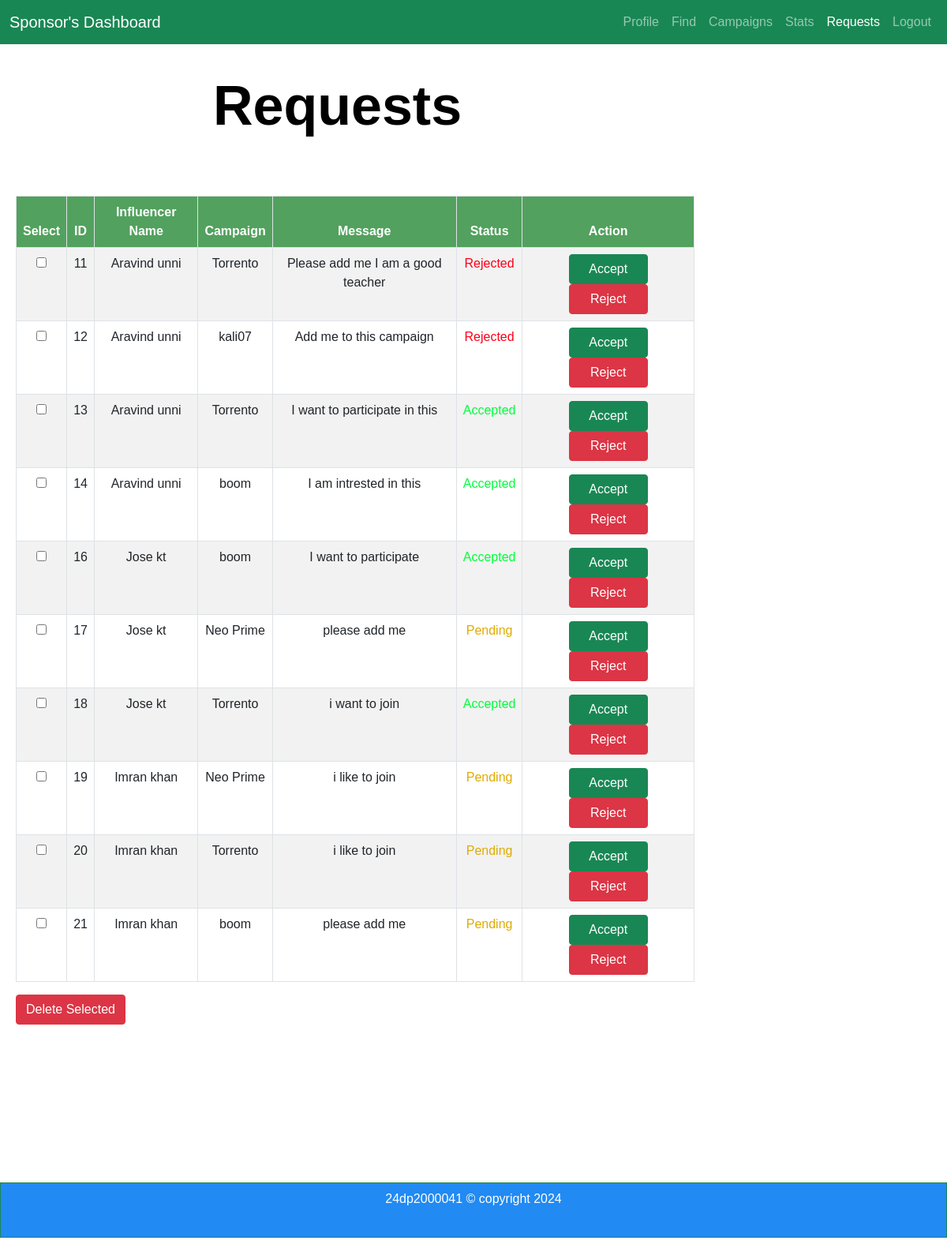
Page /request_s (signed in) on the earlier database version.
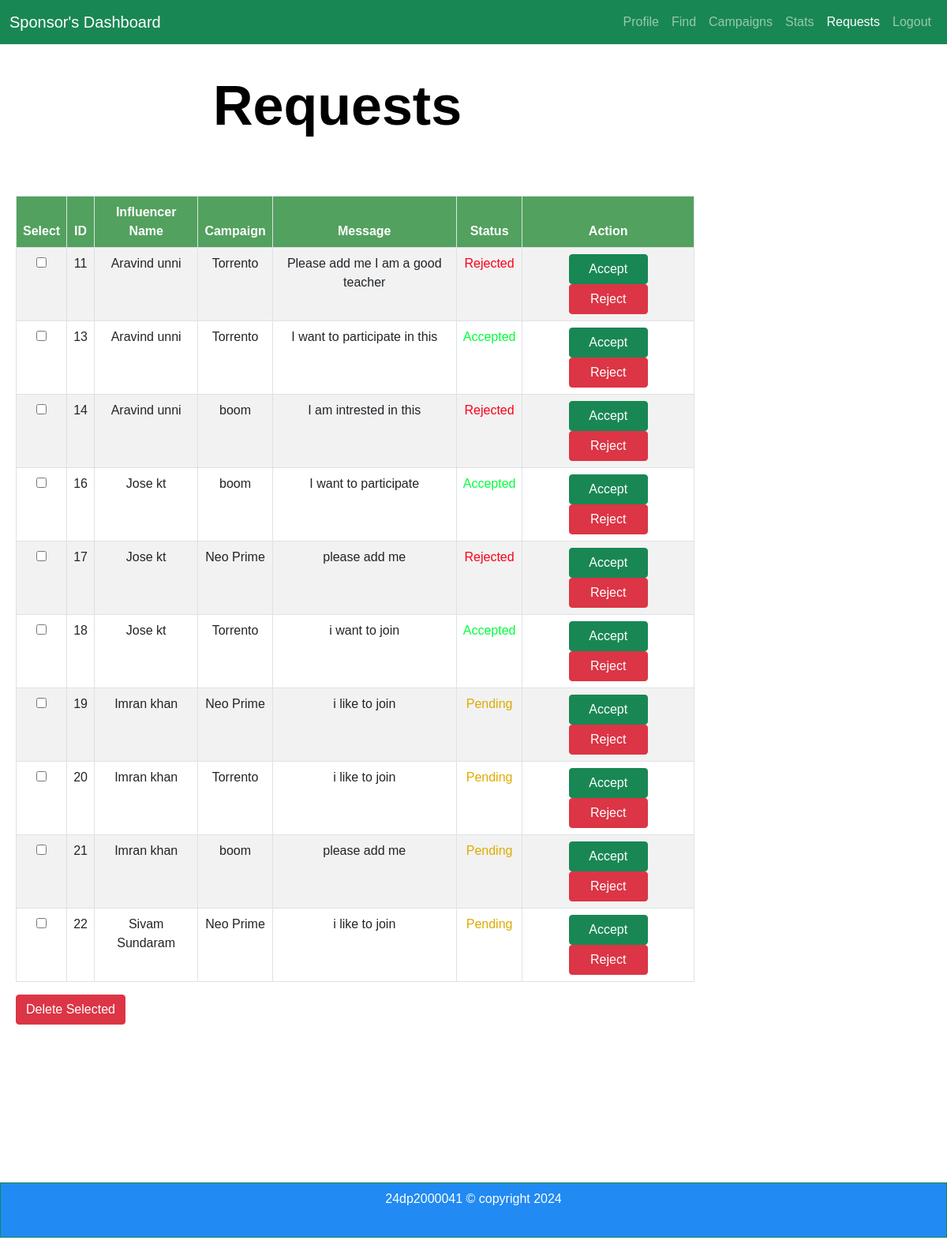
Same page on the later database version.
### app.py (models this page shows, shortened)
class AdRequest(db.Model):
    id = db.Column(db.Integer, primary_key=True)
    campaign_id = db.Column(db.Integer, db.ForeignKey('campaign.id'))
    influencer_id = db.Column(db.Integer, db.ForeignKey('user.id'))
    message = db.Column(db.String(500))  # Ensure this matches your schema
    status = db.Column(db.String(64), default='Pending')  # Added default status
    campaign = db.relationship('Campaign', backref='ad_requests')
    influencer = db.relationship('User', backref='ad_requests')

class User(db.Model, UserMixin):
    id = db.Column(db.Integer, primary_key=True)
    fname = db.Column(db.String(50), nullable=False)
    lname = db.Column(db.String(50), nullable=False)
    email = db.Column(db.String(100), unique=True, nullable=False)
    password = db.Column(db.String(200), nullable=False)
    category = db.Column(db.String(50), nullable=False)
    role = db.Column(db.String(50), nullable=False)
    info = db.Column(db.Text, nullable=True)
    profile_pic = db.Column(db.String(100), default='default.jpeg')
    rating = db.Column(db.Integer)
    earnings = db.Column(db.Float)
    @property
    def is_active(self):
        return True

class Campaign(db.Model):
    id = db.Column(db.Integer, primary_key=True, autoincrement=True)
    name = db.Column(db.String(64), index=True)
    description = db.Column(db.String(256))
    start_date = db.Column(db.Date)
    end_date = db.Column(db.Date)
    budget = db.Column(db.Float)
    visibility = db.Column(db.String(64))
    goals = db.Column(db.String(256))
    sponsor_id = db.Column(db.Integer, db.ForeignKey('user.id'))

### app.py (the view)
@app.route('/request_s')
@login_required
def request_s():
    requests = db.session.query(AdRequest).join(Campaign).filter(Campaign.sponsor_id == current_user.id).all()
    return render_template('request_s.html', requests=requests)

### app.py (called while the page is built)
@login_manager.user_loader
def load_user(user_id):
    return User.query.get(int(user_id))

### templates/request_s.html (shortened to what the changed rows need)
<!DOCTYPE html>
<html lang="en">
<head>
    <link href="https://cdn.jsdelivr.net/npm/bootstrap@5.0.2/dist/css/bootstrap.min.css" rel="stylesheet">
</head>
<body>
<br>
<br>
<br>
    <div class="container-fluid">
<div class="row">
         <div class="col-md-9 content">
                <h1 class="mb-4">Requests</h1>
                <br>
                <br>
                <form method="POST" action="{{ url_for('delete_requests') }}">
                    <div class="table-responsive">
                        <table class="table table-striped table-bordered">
                            <thead>
                                <tr>
                                    <th>Select</th>
                                    <th>ID</th>
                                    <th>Influencer Name</th>
                                    <th>Campaign</th>
                                    <th>Message</th>
                                    <th>Status</th>
                                    <th>Action</th>
                                </tr>
                            </thead>
                            <tbody>
                                {% for request in requests %}
                                <tr>
                                    <td><input type="checkbox" name="request_ids" value="{{ request.id }}"></td>
                                    <td>{{ request.id }}</td>
                                    <td>{{ request.influencer.fname }} {{ request.influencer.lname }}</td>
                                    <td>{{ request.campaign.name }}</td>
                                    <td>{{ request.message }}</td>
                                    <td class="{% if request.status == 'Pending' %}
                                    status-pending
                                    {% elif request.status == 'Accepted' %}
                                    status-accepted
                                    {% elif request.status == 'Rejected' %}
                                    status-rejected
                                    {% endif %}">
                                        {{ request.status }}
                                    </td>
                                    <td>
                                        <form method="POST" action="{{ url_for('update_request_status', request_id=request.id, status='Accepted') }}" style="display:inline;">
                                            <button type="submit" class="btn btn-success btn-action btn-accept">Accept</button>
                                        </form>
                                        <form method="POST" action="{{ url_for('update_request_status', request_id=request.id, status='Rejected') }}" style="display:inline;">
                                            <button type="submit" class="btn btn-danger btn-action btn-reject">Reject</button>
                                        </form>
                                    </td>
                                </tr>
                                {% endfor %}
                        </tbody>
                        </table>
                    </div>
                </form>
            </div>
        </div>
    </div>
</body>
</html>

Differences in the rows shown:
removed AdRequest: id "12", influencer.fname "Aravind", influencer.lname "unni", campaign.name "kali07", message "Add me to this campaign", status "Rejected"
changed AdRequest "I am intrested in this": status "Accepted" → "Rejected"
changed AdRequest id 17: status "Pending" → "Rejected"
added AdRequest: id "22", influencer.fname "Sivam", influencer.lname "Sundaram", campaign.name "Neo Prime", message "i like to join", status "Pending"
